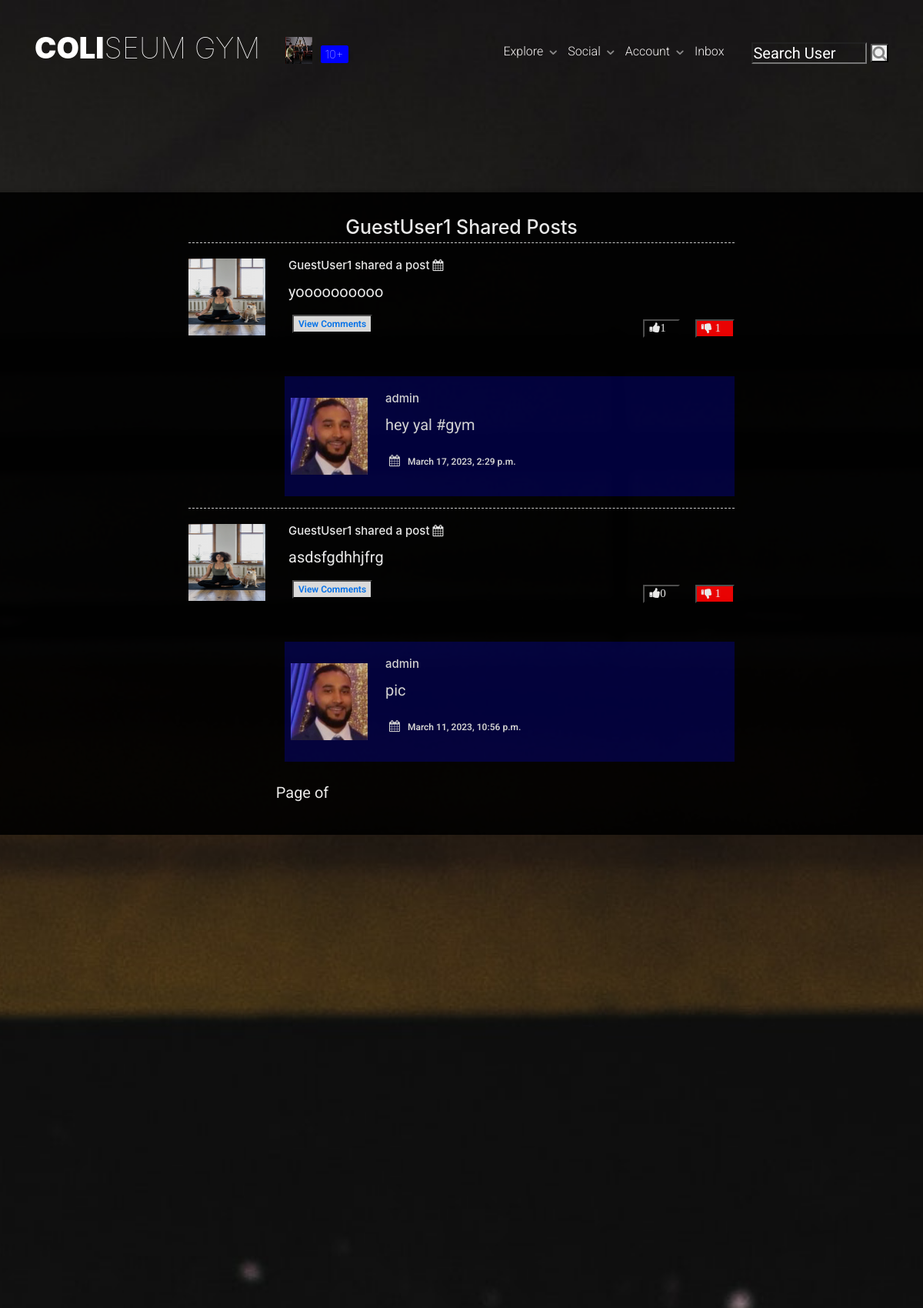
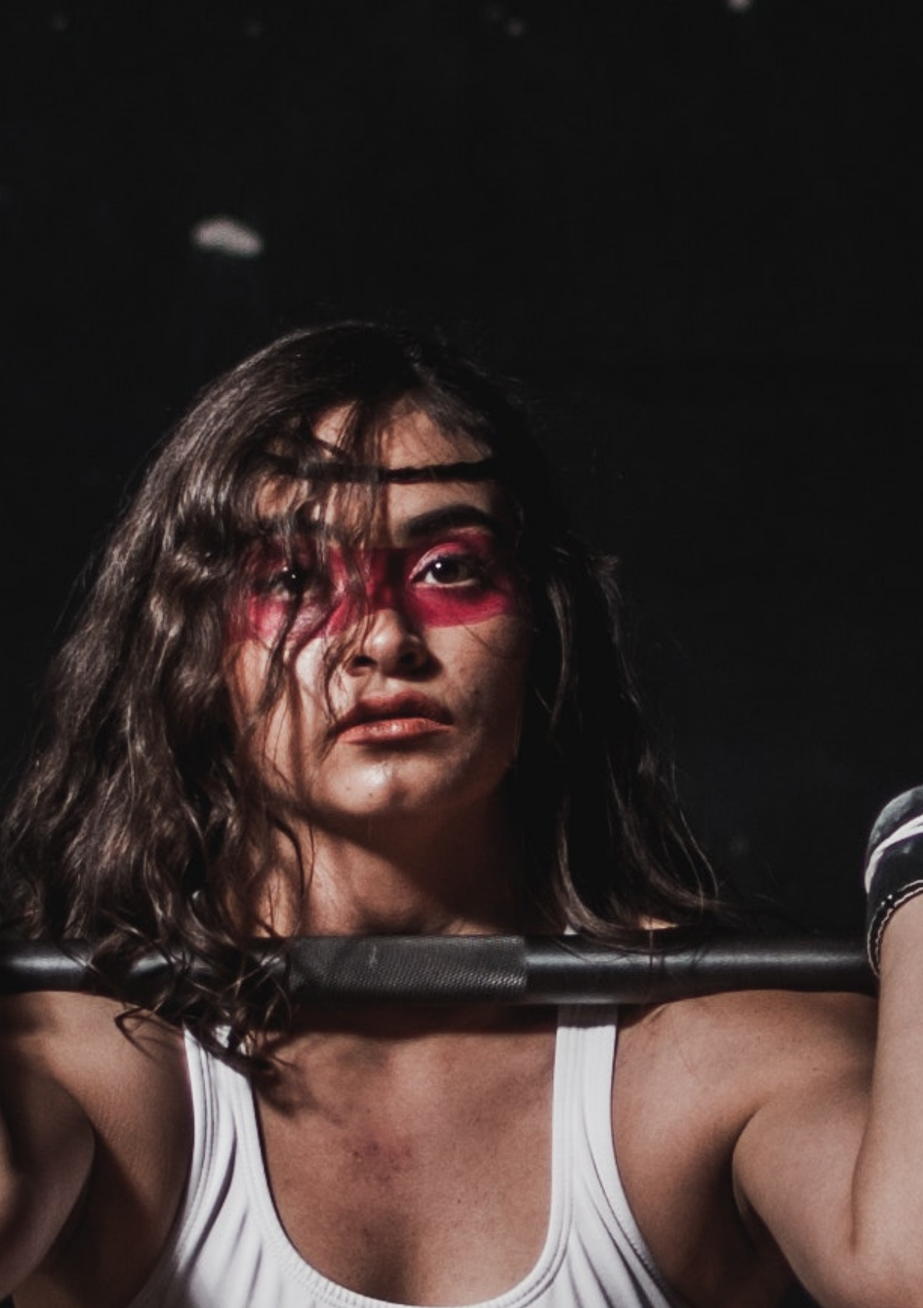
Page /members/7/profile/shared/ (signed in, upper part) on the committed database (2 pictures, top to bottom).
### members/models.py (models this page shows, shortened)
class User(AbstractBaseUser, PermissionsMixin):
    email = models.EmailField(verbose_name="email", max_length=60, unique=True)
    username = models.CharField(max_length=45, unique=True)
    first_name = models.CharField(max_length=60, blank=True)
    last_name = models.CharField(max_length=60, blank=True)
    state = models.ForeignKey(State, on_delete=models.SET_NULL, null=True)
    city = models.ForeignKey(City, on_delete=models.SET_NULL, null=True)
    password = models.CharField(max_length=100)
    date_joined = models.DateTimeField(verbose_name="date_joined", default=timezone.now)
    last_login = models.DateTimeField(verbose_name="last_login", default=timezone.now)
    is_staff = models.BooleanField(default=False)
    is_active = models.BooleanField(default=True)
    is_admin = models.BooleanField(default=False)
    is_superuser = models.BooleanField(default=False)
    objects = MyAccountManager()
    USERNAME_FIELD = "username"
    REQUIRED_FIELDS = ["email"]
    def __str__(self):
        return self.username

class UserProfile(models.Model):
    user = models.OneToOneField(
        User,
        primary_key=True,
        verbose_name="user",
        related_name="profile",
        on_delete=models.CASCADE,
    )
    first_name = models.CharField(max_length=30, blank=True, null=True)
    last_name = models.CharField(max_length=30, blank=True, null=True)
    bio = models.TextField(max_length=500, blank=True, null=True)
    birth_date = models.DateField(null=True, blank=True)
    location = models.CharField(max_length=100, blank=True, null=True)
    picture = models.ImageField(
        upload_to="images/profile_pictures",
        default="static/images/default_pic.jpg",
        blank=False,
    )
    followers = models.ManyToManyField(User, blank=True, related_name="followers")
    followings = models.ManyToManyField(User, blank=True, related_name="followings")
    website_url = models.CharField(max_length=255, null=True, blank=True)
    facebook_url = models.CharField(max_length=255, null=True, blank=True)
    twitter_url = models.CharField(max_length=255, null=True, blank=True)
    instagram_url = models.CharField(max_length=255, null=True, blank=True)

### social/models.py (models this page shows, shortened)
class Post(models.Model):
    body = models.TextField()
    image = models.ImageField(
        upload_to="media/uploads/post_photos", blank=True, null=True
    )
    video = models.FileField(
        upload_to="media/uploads/post_videos",
        validators=[file_size],
        blank=True,
        null=True,
    )
    created_on = models.DateTimeField(default=timezone.now)
    author = models.ForeignKey(User, on_delete=models.CASCADE)
    shared_user = models.ForeignKey(
        User, on_delete=models.CASCADE, null=True, blank=True, related_name="+"
    )
    shared_body = models.TextField(blank=True, null=True)
    shared_on = models.DateTimeField(blank=True, null=True)
    likes = models.ManyToManyField(User, blank=True, related_name="likess")
    dislikes = models.ManyToManyField(User, blank=True, related_name="dislikess")
    tags = models.ManyToManyField("Tag", blank=True)
    class Meta:
        ordering = ["-created_on"]

### members/views.py (the view)
class ShowSharedProfilePageView(DetailView):
    def get(self, request, pk, *args, **kwargs):
        profile = UserProfile.objects.get(pk=pk)
        user = profile.user
        posts = Post.objects.filter(author=user)
        sharedposts = Post.objects.filter(shared_user=user)
        followers = profile.followers.all()
        followings = profile.followings.all()
        p = Paginator(Post.objects.filter(shared_user=user), 10)
        page = request.GET.get("page")
        sharedposts = p.get_page(page)
        if len(followers) == 0:
            is_following = False
        for follower in followers:
            if follower == request.user:
                is_following = True
                break
            else:
                is_following = False
        number_of_followers = len(followers)
        if len(followings) == 0:
            is_follower = False
        for following in followings:
            if following == request.user:
                is_follower = True
                break
            else:
                is_follower = False
        number_of_followings = len(followings)
        context = {
            "user": user,
            "profile": profile,
            "posts": posts,
            "sharedposts": sharedposts,
            "number_of_followers": number_of_followers,
            "is_following": is_following,
            "number_of_followings": number_of_followings,
            "is_follower": is_follower,
        }
        return render(
            request, "registration/get_sharedposts_for_profilepage.html", context
        )

### social/templatetags/custom_tags.py (called while the page is built)
@register.inclusion_tag("social/show_notifications.html", takes_context=True)
def show_notifications(context):
    request_user = context["request"].user
    notifications = (
        Notification.objects.filter(to_user=request_user)
        .exclude(user_has_seen=True)
        .order_by("-date")
    )
    return {"notifications": notifications}

### members/templates/registration/get_sharedposts_for_profilepage.html (shortened to what this page needs)
{% extends 'basetwo.html' %}
{% load static %}
{% block content %}
<div class="fh5co-parallax largerbanner" style="background-image: url(/static/images/fitnesspic2.jpg);">
    <section class="content-item" id="comments">
        <div class="container">
        <div class="col-sm-8 col-md-offset-2">
          <h1 class="row justify-content-center">{% if request.user is not profile.user %}{{ profile.user.username }} Shared Posts {% else %} Your Shared Posts{% endif %}</h1>
            {% for sharedpost in sharedposts %}
                {% if sharedpost.shared_user %}
                    <div class="media">
                        <a class="pull-left" href="{% url 'show_profile_page' sharedpost.shared_user.profile.pk %}">
                            <img src="{{ sharedpost.shared_user.profile.picture.url }}" alt="" class="shared-image">
                        </a>
                        <div class="media-body">
                            <h4 class="media-heading">{{ sharedpost.shared_user }} shared a post <i class="fa fa-calendar"></i> {{post.created_on}}
                            </h4>
                            <p class="white">{{ sharedpost.shared_body }}</p>
                            <ul class="list-unstyled list-inline media-detail pull-left">
                                <li class=""><button class="remove-default-btn reply-button pull-left"><a href="{% url 'post-detail' sharedpost.pk %}" class="">View Comments</a></button></li>
                            </ul>
                            <ul class="list-unstyled list-inline media-detail pull-right">
                                <li class="">
                                    <form method="POST" action="{% url 'like' sharedpost.id %}" class="like-form" id="{{sharedpost.id}}">
                                        {% if user not in sharedpost.likes.all %}
                                            <button class=" thumbs-btn like-btn{{sharedpost.id}}" type="submit">
                                                <i class="fa fa-thumbs-up thumbs like-icon{{sharedpost.id}}" ><span class="like_count{{sharedpost.id}}">{{ sharedpost.likes.all.count }}</span></i>
                                            </button>
                                        {% endif %}
                                    </form>
                                </li>
                                <li class="">
                                    <form method="POST" action="{% url 'dislike' sharedpost.id %}" class="dislike-form thumb-buttons" id='{{sharedpost.id}}'>
                                        {% if user not in sharedpost.dislikes.all %}
                                            <input type="hidden" name="post_id" value="{{ sharedpost.id }}">
                                            <button class="thumbs-btn dislike-btn{{sharedpost.id}}" type="submit" >
                                                <i class="fa fa-thumbs-down thumbs dislike-icon{{sharedpost.id}}" > <span class="dislike_count{{sharedpost.id}}">{{ sharedpost.dislikes.all.count }}</span></i>
                                            </button>
                                        {% else %}
                                            <button class=" thumbs-btn thumbs-fillred dislike-btn{{sharedpost.id}}" type="submit" >
                                                <i class="fa fa-thumbs-down thumbs dislike-icon{{sharedpost.id}}" > <span class="dislike_count{{sharedpost.id}}">{{ sharedpost.dislikes.all.count }}</span></i>
                                            </button>
                                        {% endif %}
                                    </form>
                                </li>
                            </ul>
                        </div>
                    </div>
                    <div class="media sharedpost " style="border-top: none !important;">
                        <a href="{% url 'show_profile_page' sharedpost.author.profile.pk %}">
                            <img src="{{ sharedpost.author.profile.picture.url }}" alt="" class="shared-image" style="margin: 8px;">
                        </a>
                        <div class="media-body sharedpostbody">
                            <h4 class="media-heading">{{ sharedpost.author }}</h4>
                            <p class="white">{{ sharedpost.body }}</p>
                            <ul class="list-unstyled list-inline media-detail pull-left">
                                <li><i class="fa fa-calendar"></i>{{sharedpost.shared_on}}</li>
                            </ul>
                        </div>
                    </div>
                {% endif %}
            {% endfor %}
        </div>
        </div>
        <div class="row justify-content-center mt-3 page ">
            <div class="col-md-5 col-sm-12 position-relative">
                <p style="color: white !important">Page {{ posts.number }} of {{ posts.paginator.num_pages }}</p>
                </div>
            </div>
        </div>
</div>
{% endblock %}

### fitness/templates/navbar.html (shortened to what this page needs)
{% load static %}
{% load custom_tags %}
<div id="fh5co-header" class="">
    <header id="fh5co-header-section">
        <div class="container ">
            <div class="nav-header">
                <h1 id="fh5co-logo">
                    <a href="{% url 'home' %}">Coli<span>seum Gym</span></a>
                    {% if user.is_authenticated %}
                        <a href="{% url 'show_profile_page' request.user.profile.pk %}"><img class="profile-image" height="35" width="35" src="{{ request.user.profile.picture.url }}"></a>
                        <a href="{% url 'notifications' %}" style="background-color: blue !important;" class="badge badge-primary">{% show_notifications %}</a>
                    {% endif %}
                </h1>
                <nav id="fh5co-menu-wrap" role="navigation">
                    <ul class="sf-menu" id="fh5co-primary-menu">
                        {% if user.is_authenticated %}
                            <li>
                                <a href="#" class="fh5co-sub-ddown">Explore</a>
                            </li>
                            <li>
                                <a href="#">Social</a>
                            </li>
                            <li>
                                <a href="#" class="fh5co-sub-ddown">Account</a>
                            </li>
                            <li><a href="{% url 'inbox' %}" class="notification inbox">
                                <span class="notification-text">Inbox</span>
                            </a></li>
                            <li class="search-container">
                                <form method="GET" action="{% url 'profile-search' %}">
                                    <input type="text" class="search-form" placeholder="Search User" aria-label="Username" aria-describedby="basic-addon1" name="query" value="{{ request.GET.query }}">
                                    <button type="submit"><i class="fa fa-search"></i></button>
                                </form>
                            </li>
                        {% endif %}
                    </ul>
                </nav>
            </div>
        </div>
    </header>
</div>

### static/css/superfish.css (style rules this page uses)
.sf-menu, .sf-menu * { margin: 0; padding: 0; list-style: none; }
.sf-menu li { position: relative; }
.sf-menu > li { float: left; }
.sf-menu a { display: block; position: relative; }
.sf-menu { float: left; margin-bottom: 1em; }
.sf-menu a { border-left: 1px solid #fff; border-top: 1px solid #dFeEFF; border-top: 1px solid rgba(255,255,255,.5); padding: .75em 1em; text-decoration: none; zoom: 1; }
.sf-menu a { color: #13a; }
.sf-menu li { background: #BDD2FF; white-space: nowrap; *white-space: normal; -webkit-transition: background .2s; transition: background .2s; }
.sf-arrows .sf-with-ul { padding-right: 2.5em; *padding-right: 1em; }
.sf-arrows .sf-with-ul:after { content: ''; position: absolute; top: 50%; right: 1em; margin-top: -3px; height: 0; width: 0; border: 5px solid transparent; border-top-color: #dFeEFF; border-top-color: rgba(255,255,255,.5); }

### static/css/posts.css (style rules this page uses)
.largerbanner { height: 5000px !important; }
.content-item { padding:30px 0; background-color:#FFFFFF; position: relative; top: 5%; color: white !important; }
.pull-right { color: black; }
.fa, .thumbs-btn { background-color: transparent ; }
.thumbs { color: white !important; }
.reply-button { color: #007bff !important; }
.profile-image { max-width: 100px; margin-left: none !important; }
#comments { background-color: black !important; opacity: 0.9; }
.shared-image { max-width: 100px; width: 100px; max-height: 100px; min-height: 100px; margin-left: none !important; }
.white { color: white; }
.thumbs-fillred { background-color: red; }
.media { position: relative; top: 10%; }
.sharedpost { margin-left: 125px !important; margin-bottom: 15px !important; background-color: rgb(1, 1, 73); opacity: 0.90; }
.sharedpostbody { padding-left: 15px; padding-right: 15px; }
#comments { box-shadow: 0 -1px 6px 1px rgba(0,0,0,0.1); background-color: transparent; }
#comments form { margin-bottom:30px; }
#comments .media { border-top:1px dashed #DDDDDD; padding:20px 0; margin:0; }
#comments .media > .pull-left { margin-right:20px; }
#comments .media h4 { margin:0 0 10px; }
#comments .media p { margin-bottom:15px; text-align:justify; }
#comments .media-detail { margin:0; }
#comments .media-detail li { color:white; font-size:12px; padding-right: 10px; font-weight:600; }
#comments .media-detail li:last-child { padding-right:0; }
#comments .media-detail li i { color:white; font-size:15px; margin-right:10px; }

### rows in the picture
User: user.profile.picture (picture)
UserProfile: user.username "GuestUser1"
Post: shared_user.profile.picture (picture), shared_user "GuestUser1", shared_body "yoooooooooo", likes.all.count "1", dislikes.all.count "1", author.profile.picture (picture), author "admin", body "hey yal #gym", shared_on "March 17, 2023, 2:29 p.m."
Post: shared_user.profile.picture (picture), shared_user "GuestUser1", shared_body "asdsfgdhhjfrg", likes.all.count "0", dislikes.all.count "1", author.profile.picture (picture), author "admin", body "pic", shared_on "March 11, 2023, 10:56 p.m."
